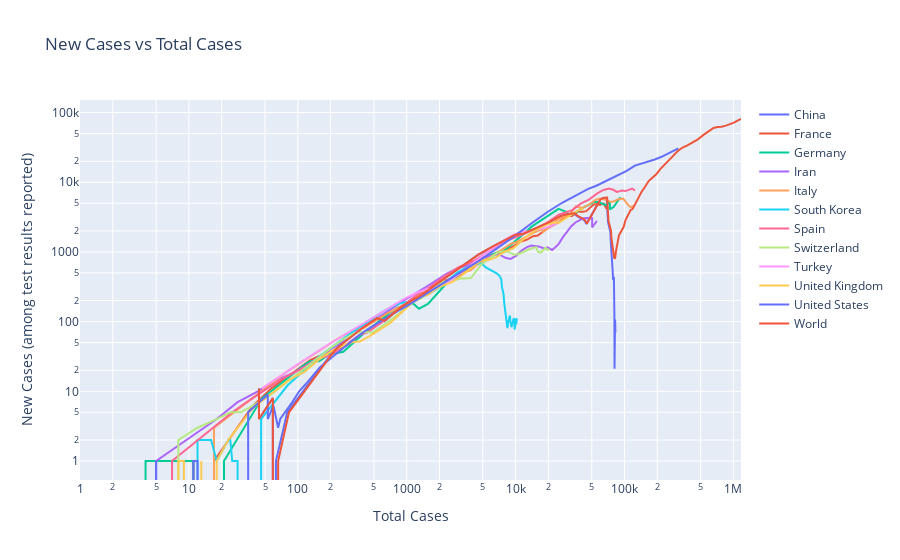

The notebook cell saved with this chart:
### Code cell
#~ Figure 2
traces = []
for country, cdf in C.groupby('location'):
    if cdf['total_cases'].max()>20000 or country=="South Korea":
        trace = go.Scatter(x=cdf['total_cases'],y=cdf['new_cases_avg'],name=country, 
                          hovertemplate= country+"<br>Total: %{x}<br><b>New: %{y}</b><br><extra></extra>")
        traces.append(trace)

layout = go.Layout(title_text="New Cases vs Total Cases",
                  xaxis_title_text="Total Cases",
                  yaxis_title_text="New Cases (among test results reported)",
                  yaxis_type="log", xaxis_type="log")
fig = go.Figure(data=traces, layout=layout)
fig.show()
